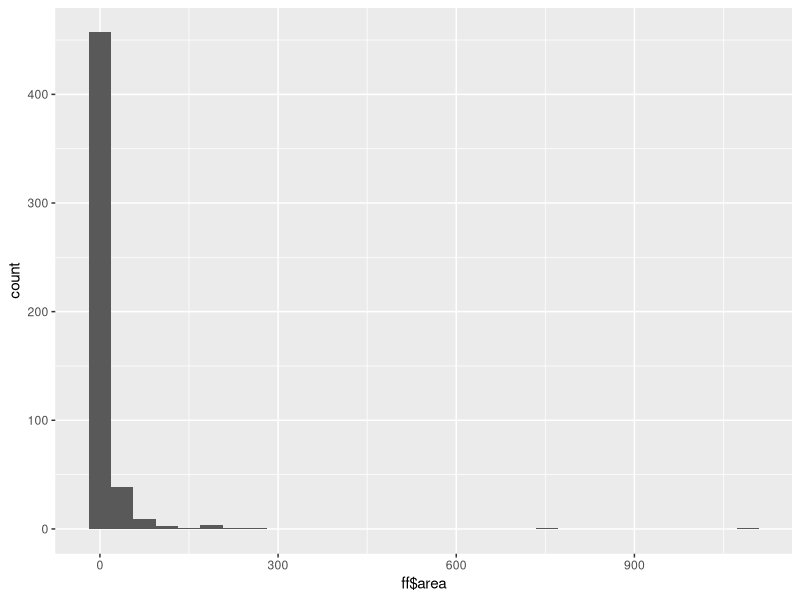
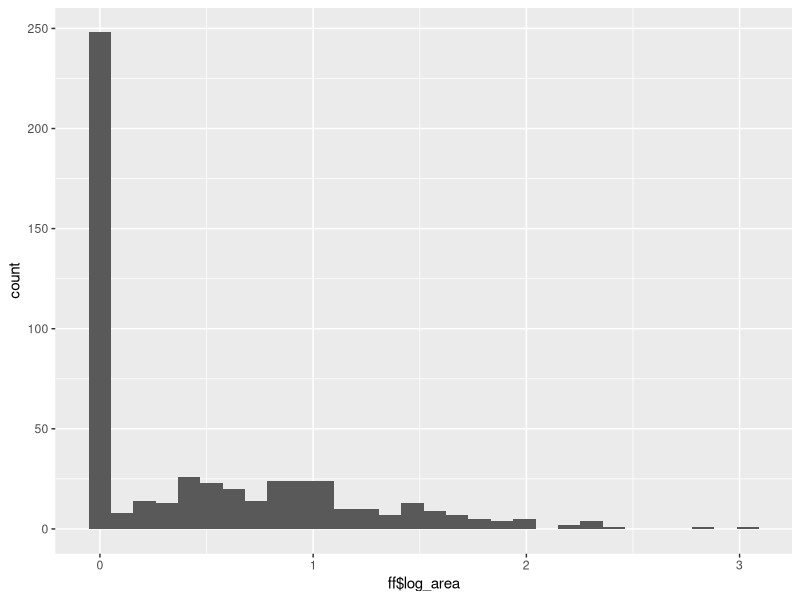
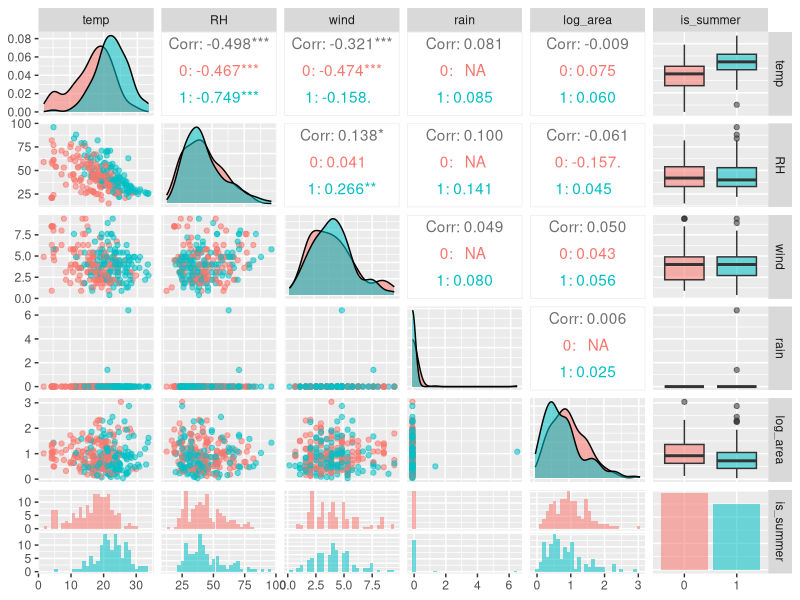
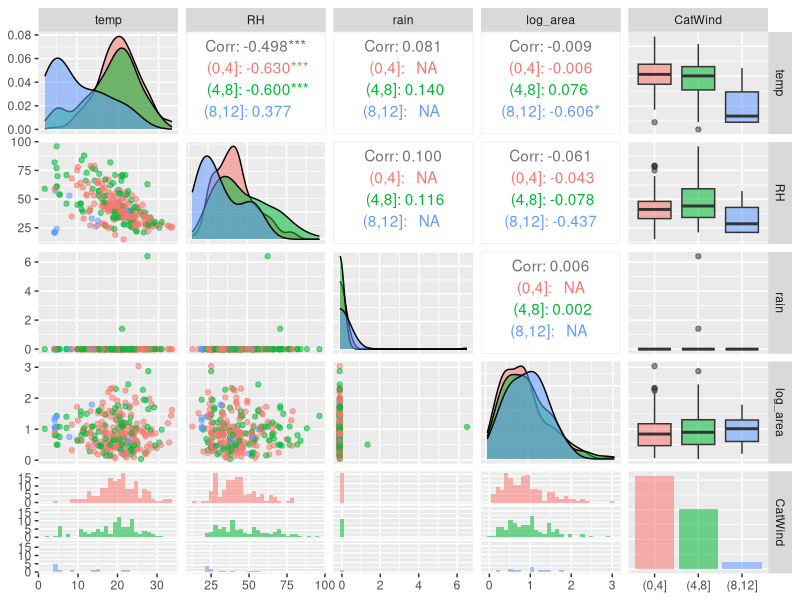
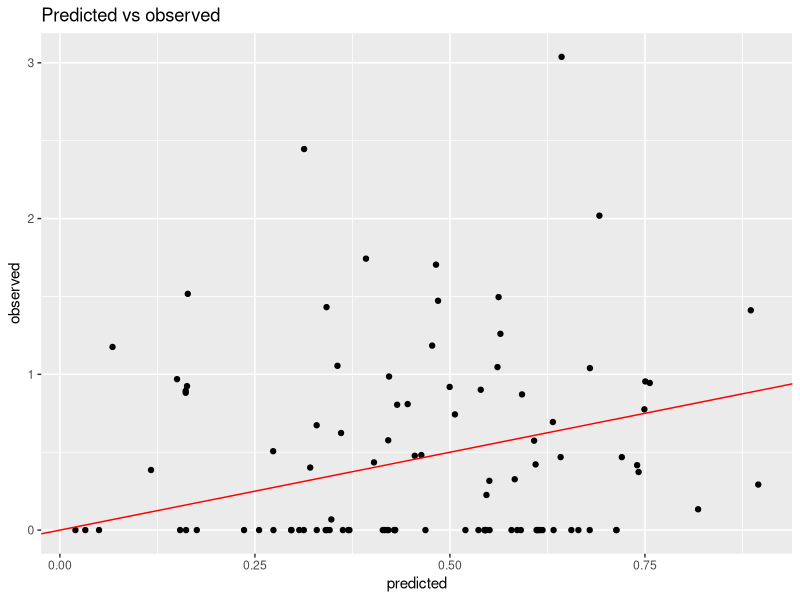
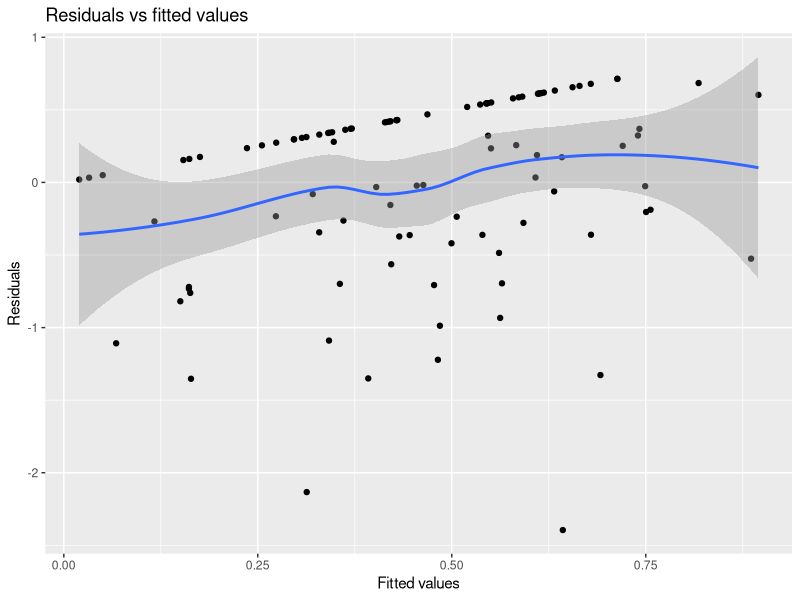

These figures' R source, in order: (Note: this script raises an error after producing the figures.)
library(dplyr)
library(ggplot2)
library(GGally)
library(caret)

rm(list = ls()) # empty the environment

set.seed(1234)
ff = read.delim("forestfires.tsv", header = TRUE, sep = '\t')

head(ff)

ff$log_area = log10(ff$area +1) # logarithmize burn area
ff$X = factor(ff$X) # change the type of coordinates
ff$Y = factor(ff$Y)

par(mfrow = c(1,2))
ggplot(ff, aes(x = ff$area)) +
  geom_histogram()

ggplot(ff, aes(x = ff$log_area)) +
  geom_histogram()

# feature engineering - is_summer
ff$is_summer = ifelse(ff$month %in% c('jun', 'jul', 'aug'), 1, 0)
ff$is_summer = factor(ff$is_summer) # add a new categorical variable: is_summer
str(ff)

to_plot = select(ff, temp, RH, wind, rain, log_area, is_summer) %>% filter(log_area>0)
ggpairs(to_plot, mapping = aes(color = is_summer, alpha = 0.5))

# feature engineering - CatTemp: split temp into seperate categories
#CatTemp <- cut(ff$temp, breaks = c(0, 5, 10, 15, 20, 25, 30, 35))
#ff$CatTemp <- CatTemp
#head(ff)

#to_plot = select(ff, RH, wind, rain, log_area, CatTemp) %>% filter(log_area>0)
#ggpairs(to_plot, mapping = aes(color = CatTemp, alpha = 0.5))

# feature engineering - CatWind: split wind into seperate categories
CatWind <- cut(ff$wind, breaks = c(0, 4, 8, 12))
ff$CatWind <- CatWind
head(ff)

to_plot = select(ff, temp, RH, rain, log_area, CatWind) %>% filter(log_area>0)
ggpairs(to_plot, mapping = aes(color = CatWind, alpha = 0.5))

# binarizing categorical features
month = model.matrix(~ month -1, data = ff)
day = model.matrix(~day -1, data = ff)
#CatTemp = model.matrix(~CatTemp -1, data = ff)
CatWind = model.matrix(~CatWind -1, data = ff)
x = model.matrix(~ X -1, data = ff)
y = model.matrix(~ Y -1, data =ff)
is_summer = model.matrix(~ is_summer -1, data =ff)
#ff = cbind(ff, month, day, CatTemp, CatWind, x, y, is_summer)
#ff = select(ff, -X, -Y, -month, -day, -CatTemp, -CatWind, -is_summer, -area)
ff = cbind(ff, month, day, CatWind, x, y, is_summer)
ff = select(ff, -X, -Y, -month, -day, -CatWind, -is_summer, -area)

str(ff)


# splitting data
in_train = createDataPartition( y = ff$log_area, p = 0.8, list = FALSE)
ff_train = ff[in_train, ]
ff_test = ff[-in_train, ]

str(ff_train)
str(ff_test)

# centering and scaling training data for analysis
Preprocess_steps = preProcess(select(ff_train, FFMC, DMC, DC, ISI, temp, RH, wind, rain), method = c('center', 'scale'))

ff_train_proc = predict(Preprocess_steps, newdata = ff_train)
ff_test_proc = predict(Preprocess_steps, newdata = ff_test)
head(ff_train_proc)
head(ff_test_proc)

# checking for zero-variance features in training data, then remove them
nzv_train <- nearZeroVar(ff_train_proc, saveMetrics = TRUE) 
nzv_train

is_nzv_train = row.names(nzv_train[nzv_train$nzv == TRUE, ])
is_nzv_train

ff_train_proc = ff_train_proc[ , !(colnames(ff_train_proc) %in% is_nzv_train)]
str(ff_train_proc)

# identifying correlated predictors in training set, then remove them
cor_train = cor(ff_train_proc)
highly_cor = findCorrelation(cor_train, cutoff = .75)
ff_train_proc = ff_train_proc[ , -highly_cor]


# full model
full_model = train(log_area ~ ., 
                   data = ff_train_proc,
                   method = 'lm',
                   trControl = trainControl(method = 'cv', number = 10))

pred = predict(full_model, newdata = ff_test_proc)

postResample(pred = pred, obs = ff_test_proc$log_area) # view the metric RMSE
errors = data.frame(predicted = pred, 
                    observed = ff_test_proc$log_area,
                    error = pred - ff_test_proc$log_area)

ggplot(data = errors, aes(x = predicted, y = observed)) +
  geom_point() +
  geom_abline(intercept = 0, slope = 1, color = 'red') +
  ggtitle(paste('Predicted vs observed'))

summary(full_model)
#library(klaR)
#plot(errors)
ggplot(errors, aes(x = predicted, y = error)) +
  geom_point() +
  geom_smooth() +
  xlab('Fitted values') +
  ylab('Residuals') +
  ggtitle('Residuals vs fitted values')
    

# forward model
forward_model = train(log_area ~., 
                      data = ff_train_proc,
                      method = 'leapForward',
                      tuneGrid = expand.grid(nvmax = 1:20),
                      trControl = trainControl(method = 'cv', number = 10))

attributes(forward_model) 
forward_model$bestTune # the best value of parameter nvmax used for the model

plot(forward_model)
plot(varImp(forward_model))
     

# random forest
library(randomForest)
random_forest = train(log_area ~., 
                      data = ff_train_proc,
                      method = 'rf',
                      tuneGrid = expand.grid(mtry = 1:20),
                      trControl = trainControl(method = 'cv', number = 10))
attributes(random_forest)
random_forest$bestTune

plot(random_forest)
varImpPlot(random_forest$finalModel)

# ridge model
ridge_model = train(log_area ~., 
                    data = ff_train_proc,
                    method = 'ridge',
                    tuneLength = 20,
                    trControl = trainControl(method = 'cv', number = 10))
ridge_model$bestTune

plot(ridge_model)
plot(varImp(ridge_model))

#lasso model
lasso_model = train(log_area ~., 
                    data = ff_train_proc,
                    method = 'lasso',
                    tuneLength = 20,
                    trControl = trainControl(method = 'cv', number = 10))

lasso_model$bestTune

plot(lasso_model)
plot(varImp(lasso_model))

pred = predict(lasso_model, newdata = ff_test_proc)

# neural networks model
nn_model = train(log_area ~., 
                 data = ff_train_proc,
                 method = 'brnn',
                 tuneGrid = expand.grid(neurons = 1:20),
                 trControl = trainControl(method = 'cv', number = 10))

nn_model$bestTune

plot(nn_model)
plot(varImp(nn_model))

# model comparison
results = resamples(list(full_model = full_model,
                         forward_model = forward_model,
                         random_forest = random_forest,
                         ridge_model = ridge_model,
                         lasso_model = lasso_model))
attributes(results)
dotplot(results) 
summary(results)



